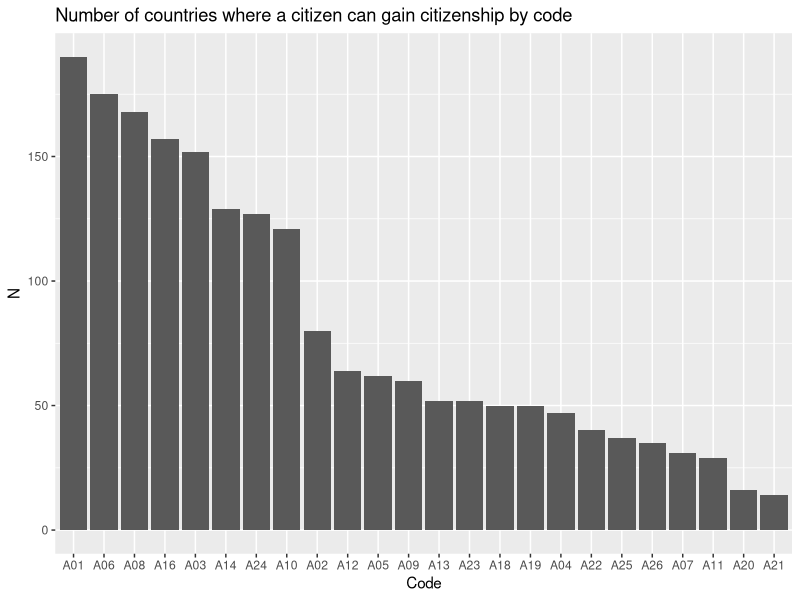
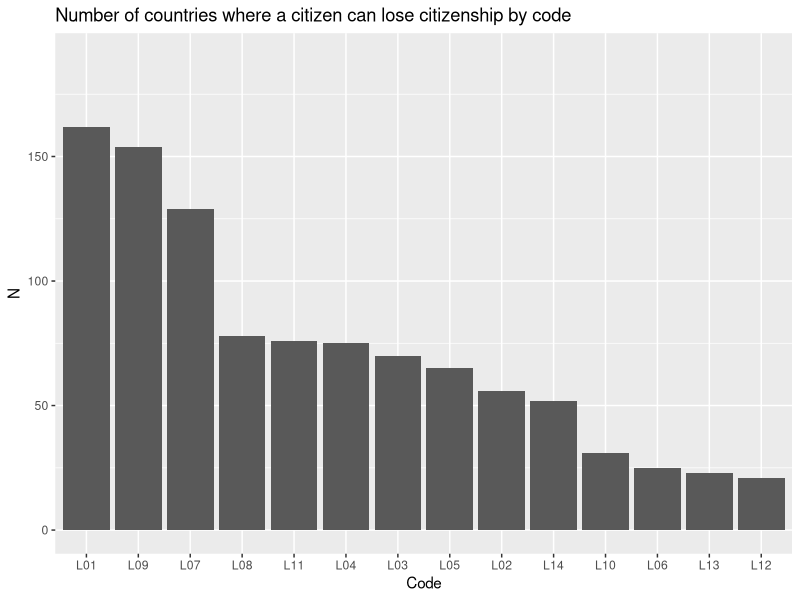

These figures' R source, in order:
## ---- chunk 1
knitr::opts_chunk$set(message = FALSE, warning = FALSE)
## ---- chunk 2
library(magrittr)
library(dplyr)
library(tidyr)
library(ggplot2)
library(purrr)

df <- readr::read_csv("../data/data_v1.0_country-year.csv")

df_long <- df %>%
  tidyr::pivot_longer(names_to = "sub_code", values_to = "values", -c(iso3, country, year, region)) %>% 
  mutate(bin = grepl("bin", sub_code),
         acq = grepl("A", sub_code),
         loss = grepl("L", sub_code),
         code = substr(sub_code, 1, 3)
         )
## ---- chunk 3
acq_codes <- df_long %>% filter(acq) %>% distinct(code) %>% pull()
n_acq <- length(acq_codes)

loss_codes <- df_long %>% filter(loss) %>% distinct(code) %>% pull()
n_loss <- length(loss_codes)

n_cntry <- df %>% distinct(country) %>% pull() %>% length()
## ---- chunk 4
df_long %>%
  filter(bin) %>%
  filter(acq) %>%
  filter(values == 99) %>% 
  distinct(country)
## ---- chunk 5
acq_code_common <- df_long %>%
  filter(bin) %>%
  filter(acq) %>%
  filter(values == 1) %>%
  distinct(code, country) %>% 
  group_by(code) %>% 
  tally() %>% 
  arrange(desc(n))

ggplot(acq_code_common, aes(x = reorder(code, -n), y = n)) +
  geom_bar(stat="identity") +
  labs(y = "N",
       x = "Code",
       title = "Number of countries where a citizen can gain citizenship by code") +
  ylim(0, n_cntry)
## ---- chunk 6
loss_code_common <- df_long %>%
  filter(bin) %>%
  filter(loss) %>%
  filter(values == 1) %>%
  distinct(code, country) %>% 
  group_by(code) %>% 
  tally() %>% 
  arrange(desc(n))

ggplot(loss_code_common, aes(x = reorder(code, -n), y = n)) +
  geom_bar(stat="identity") +
  labs(y = "N",
       x = "Code",
       title = "Number of countries where a citizen can lose citizenship by code") +
  ylim(0, n_cntry)
